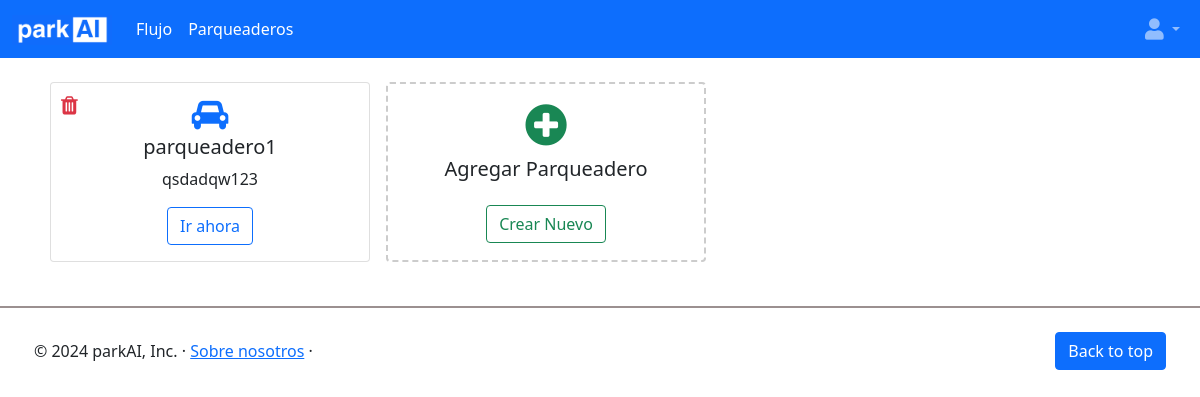
Before: /parkingadmin/parking_management/ with the older database file.
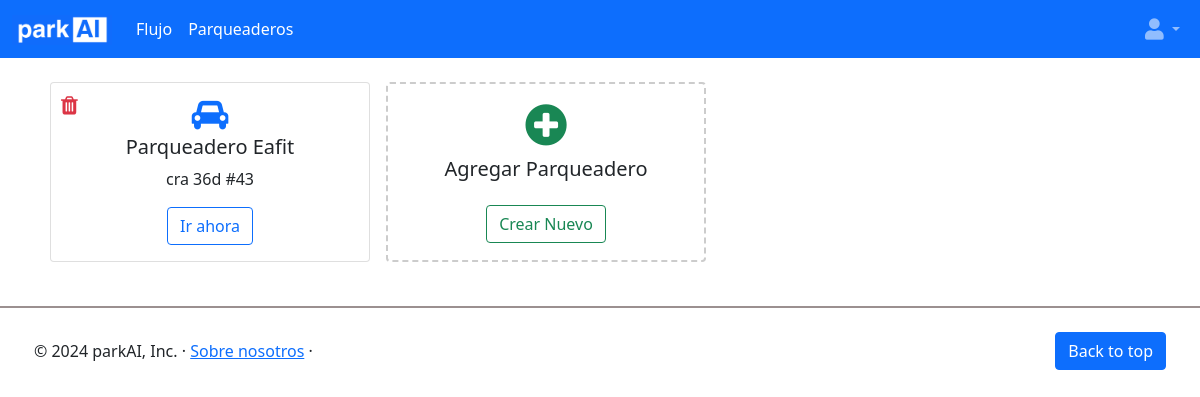
After: the same page with the newer database file.
### parkingadmin/models.py (models this page shows)
class Parqueadero(models.Model):
    OPCIONES_ESTADO_PARQUEADERO = [
        ('Activo', 'Activo'),
        ('Inactivo', 'Inactivo'),]
    prq_id = models.AutoField(primary_key=True)
    prq_nombre = models.CharField(max_length=40)
    prq_estado = models.CharField(max_length=15, choices=OPCIONES_ESTADO_PARQUEADERO, default='Activo')
    prq_precio_dia = models.DecimalField(max_digits=10, decimal_places=2, null=True, blank=True)
    prq_precio_hora = models.DecimalField(max_digits=10, decimal_places=2, null=True, blank=True)
    prq_organizacion_id = models.ForeignKey(Organizacion, on_delete=models.CASCADE, default=None)
    prq_direccion_parqueadero = models.CharField(max_length=300, default="")

### parkingadmin/views.py (the view)
# urls.py: path('parking_management/', views.parking_management, name="parking_management"),
def parking_management(request):
    parqueaderos = Parqueadero.objects.all()
    context = {'parqueaderos':parqueaderos}
    return render(request,'parking_management.html',context = context)

### parkingadmin/templates/parking_management.html
{% extends 'base_home.html' %}
{% load static %}
{% block content %}
<link rel="stylesheet" href="https://cdnjs.cloudflare.com/ajax/libs/font-awesome/4.7.0/css/font-awesome.min.css">
<div class="container d-flex flex-wrap justify-content-start pt-4">
    {% if parqueaderos %}
        {% for parqueadero in parqueaderos %}
            <div class="card text-center mb-3 mx-2" style="width: 20rem; position: relative;">
                <a href="{% url 'eliminar_parqueadero' parqueadero_id=parqueadero.prq_id  %}" class="text-danger" style="position: absolute; top: 10px; left: 10px;">
                    <i class="fa fa-trash fa-lg" aria-hidden="true"></i>
                </a>
                <div class="card-body">
                    <i class="fa fa-car fa-2x text-primary mb-1" aria-hidden="true"></i>
                    <h5 class="card-title">{{ parqueadero.prq_nombre }}</h5>
                    <p class="card-text">{{ parqueadero.prq_direccion_parqueadero }}</p>
                    <a href="{% url 'informacion_parqueadero' parqueadero_id=parqueadero.prq_id  %}" class="btn btn-outline-primary">Ir ahora</a>
                </div>
            </div>
        {% endfor %}
    {% endif %}
    <div class="card text-center mb-3 mx-2" style="width: 20rem; border: 2px dashed #ccc;">
        <div class="card-body d-flex flex-column justify-content-center align-items-center" style="height: 100%;">
            <i class="fa fa-plus-circle fa-3x text-success" aria-hidden="true"></i>
            <h5 class="card-title mt-2">Agregar Parqueadero</h5>
            <a href="{% url 'crear_parqueadero' %}" class="btn btn-outline-success mt-3">Crear Nuevo</a>
        </div>
    </div>
</div>
{% endblock content %}

### parkingadmin/templates/base_home.html (shortened to what this page needs)
{% load static %}
<!DOCTYPE html>
<html lang="es">
<head>
    <link rel="stylesheet" href="https://cdn.jsdelivr.net/npm/bootstrap@5.1.3/dist/css/bootstrap.min.css">
    <link rel="stylesheet" href="https://cdnjs.cloudflare.com/ajax/libs/font-awesome/5.15.3/css/all.min.css">
</head>
<body style="position: relative; min-height: 100vh;">
    {% include "includes/header_home.html" %}
    {% block content %}{% endblock %}
    {% include 'includes/footer_home.html' %}
</body>
</html>

### parkingadmin/templates/includes/header_home.html (shortened to what this page needs)
{% load static %}
<nav class="navbar navbar-expand-lg navbar-dark bg-primary">
    <div class="container-fluid">
      <a class="navbar-brand" href="{% url 'home' %}">
        <img src="{% static 'logo_letras1.png' %}" alt="Admin" style="height: 30px;">
      </a>
      <div class="collapse navbar-collapse" id="navbarSupportedContent">
        <ul class="navbar-nav me-auto mb-2 mb-lg-0">
          <li class="nav-item">
            <a class="nav-link active" aria-current="page" href="{% url 'lectura_placa_vehiculo' %}">Flujo</a>
          </li>
          <li class="nav-item">
            <a class="nav-link active" aria-current="page" href="{% url 'parking_management' %}">Parqueaderos</a>
          </li>
        </ul>
        <ul class="navbar-nav ms-auto mb-2 mb-lg-0">
          <li class="nav-item dropdown">
            <a class="nav-link dropdown-toggle" href="#" id="navbarDropdown" role="button" data-bs-toggle="dropdown" aria-expanded="false">
              <i class="fas fa-user fa-lg"></i>
            </a>
          </li>
        </ul>
      </div>
    </div>
</nav>

### parkingadmin/templates/includes/footer_home.html
<div style="border-bottom: 2px solid #9b9090; width: 100%; margin: 20px 0;" class="p-1"></div>
<footer class="container d-flex justify-content-between align-items-center p-1" style="margin-top: 20px;">
    <p class="mb-0">&copy; 2024 parkAI, Inc. &middot; <a href="{% url 'sobre_nosotros' %}">Sobre nosotros</a> &middot;</p>
    <a href="#" class="btn btn-primary">Back to top</a>
</footer>

Changed rows visible on the page:
removed Parqueadero: prq_nombre "parqueadero1", prq_direccion_parqueadero "qsdadqw123"
added Parqueadero: prq_nombre "Parqueadero Eafit", prq_direccion_parqueadero "cra 36d #43"
